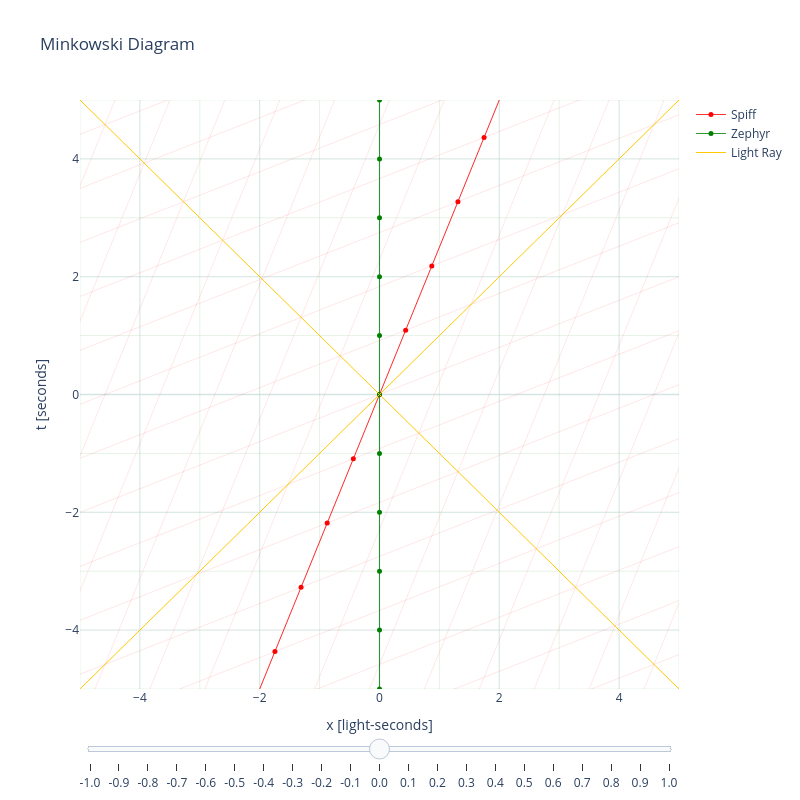

Notebook code cell kept with this figure:
### Markdown cell above
To see the effects a bit differently, let us add Zephyr, and have Spiff travel at 0.4$c$ with respect to Zephyr. The time diagram, with both their axis then looks like below.

### Code cell
import plotly.graph_objects as go
import plotly.io as pio
from MinkowskiPlot import *
pio.templates.default="plotly_white"

plot = MinkowsiPlot()
plot.ShowAltAxes=True
spiff = Actor("Spiff",0.4,0.,'red')
zephyr = Actor("Zephyr",0.,0.,'green')
plot.add_actor(spiff)
plot.add_actor(zephyr)

fig = plot.make_figure(800,800, -5,5,-5,5)

fig.show()
